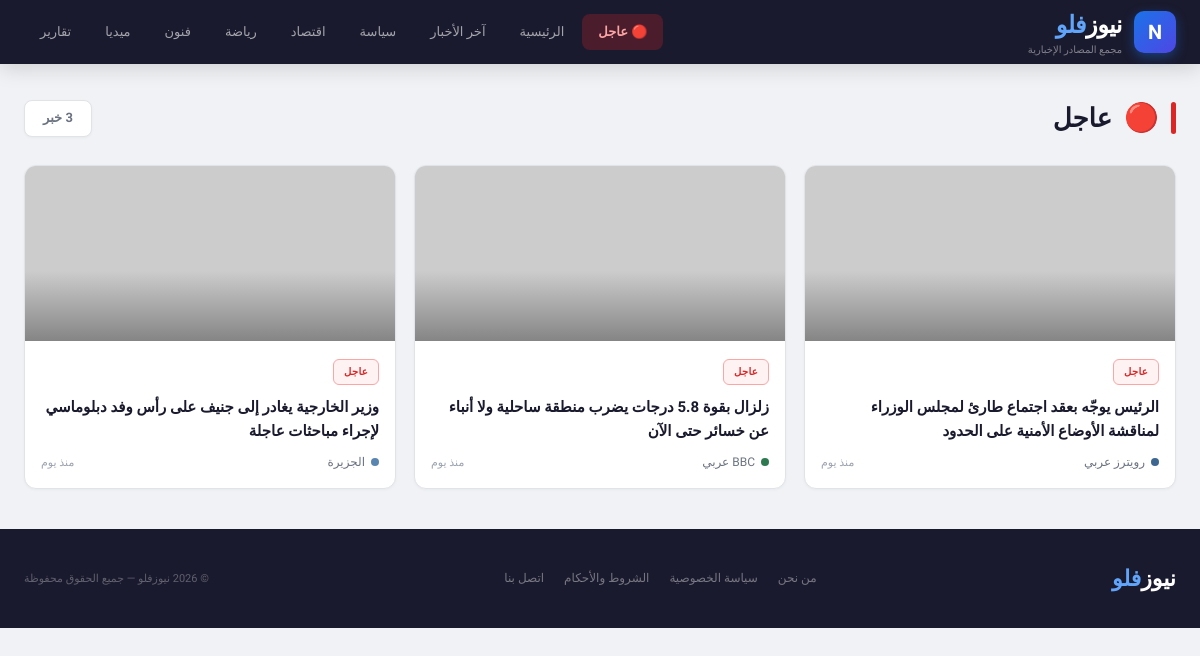
The app's page /category.php?type=breaking with its own data.
### tables this page shows
CREATE TABLE IF NOT EXISTS `articles` (
  `id` int(11) NOT NULL AUTO_INCREMENT,
  `title` varchar(500) NOT NULL,
  `slug` varchar(500) NOT NULL,
  `excerpt` text DEFAULT NULL,
  `content` longtext DEFAULT NULL,
  `image_url` varchar(500) DEFAULT NULL,
  `source_url` varchar(1000) DEFAULT NULL,
  `category_id` int(11) DEFAULT NULL,
  `source_id` int(11) DEFAULT NULL,
  `is_featured` tinyint(1) DEFAULT 0,
  `is_breaking` tinyint(1) DEFAULT 0,
  `is_hero` tinyint(1) DEFAULT 0,
  `view_count` int(11) DEFAULT 0,
  `comments` int(11) DEFAULT 0,
  `status` enum('published','draft','archived') DEFAULT 'published',
  `published_at` timestamp DEFAULT CURRENT_TIMESTAMP,
  `created_at` timestamp DEFAULT CURRENT_TIMESTAMP,
  `updated_at` timestamp DEFAULT CURRENT_TIMESTAMP ON UPDATE CURRENT_TIMESTAMP,
  PRIMARY KEY (`id`),
  KEY `category_id` (`category_id`),
  KEY `source_id` (`source_id`),
  KEY `status` (`status`),
  KEY `is_breaking` (`is_breaking`),
  KEY `is_featured` (`is_featured`),
  KEY `published_at` (`published_at`),
  CONSTRAINT `fk_article_category` FOREIGN KEY (`category_id`) REFERENCES `categories` (`id`) ON DELETE SET NULL,
  CONSTRAINT `fk_article_source` FOREIGN KEY (`source_id`) REFERENCES `sources` (`id`) ON DELETE SET NULL
);

CREATE TABLE IF NOT EXISTS `categories` (
  `id` int(11) NOT NULL AUTO_INCREMENT,
  `name` varchar(100) NOT NULL,
  `slug` varchar(100) NOT NULL,
  `icon` varchar(10) DEFAULT NULL,
  `css_class` varchar(50) DEFAULT NULL,
  `sort_order` int(11) DEFAULT 0,
  `is_active` tinyint(1) DEFAULT 1,
  `created_at` timestamp DEFAULT CURRENT_TIMESTAMP,
  PRIMARY KEY (`id`),
  UNIQUE KEY `slug` (`slug`)
);

CREATE TABLE IF NOT EXISTS `sources` (
  `id` int(11) NOT NULL AUTO_INCREMENT,
  `name` varchar(200) NOT NULL,
  `slug` varchar(200) NOT NULL,
  `logo_letter` varchar(5) DEFAULT NULL,
  `logo_color` varchar(20) DEFAULT '#5a85b0',
  `logo_bg` varchar(20) DEFAULT '#e5eef8',
  `url` varchar(500) DEFAULT NULL,
  `rss_url` varchar(500) DEFAULT NULL,
  `is_active` tinyint(1) DEFAULT 1,
  `articles_today` int(11) DEFAULT 0,
  `created_at` timestamp DEFAULT CURRENT_TIMESTAMP,
  PRIMARY KEY (`id`),
  UNIQUE KEY `slug` (`slug`)
);

### includes/functions.php (called while the page is built, shortened)
<?php
function timeAgo($datetime) {
    $now = new DateTime();
    $ago = new DateTime($datetime);
    $diff = $now->diff($ago);
    if ($diff->d == 1) return 'منذ يوم';
    return 'الآن';
}
function e($str) {
    return htmlspecialchars($str, ENT_QUOTES, 'UTF-8');
}

### category.php (the view, shortened to what this page needs)
<?php
require_once __DIR__ . '/includes/functions.php';
$slug = isset($_GET['slug']) ? trim($_GET['slug']) : '';
$type = isset($_GET['type']) ? trim($_GET['type']) : '';
$page = max(1, intval($_GET['page'] ?? 1));
$perPage = 20;
$offset = ($page - 1) * $perPage;
$db = getDB();
$articles = [];
$totalCount = 0;
$pageTitle = '';
$pageIcon = '';
$pageCss = '';
if ($type === 'breaking') {
    $pageTitle = 'عاجل';
    $pageIcon = '🔴';
    $pageCss = 'cat-breaking';
    $countStmt = $db->query("SELECT COUNT(*) FROM articles WHERE is_breaking = 1 AND status = 'published'");
    $totalCount = (int) $countStmt->fetchColumn();
    $stmt = $db->prepare("SELECT a.*, c.name as cat_name, c.slug as cat_slug, c.css_class,
                           s.name as source_name, s.logo_color
                           FROM articles a
                           LEFT JOIN categories c ON a.category_id = c.id
                           LEFT JOIN sources s ON a.source_id = s.id
                           WHERE a.is_breaking = 1 AND a.status = 'published'
                           ORDER BY a.published_at DESC LIMIT ? OFFSET ?");
    $stmt->execute([$perPage, $offset]);
    $articles = $stmt->fetchAll();
} else {
    header('Location: index.php');
    exit;
}
?><!DOCTYPE html>
<html lang="ar" dir="rtl">
<head>
</head>
<body>
<header>
  <a class="logo" href="index.php">
    <div class="logo-icon">N</div>
    <div>
      <div class="logo-text">نيوز<span>فلو</span></div>
      <div class="logo-sub">مجمع المصادر الإخبارية</div>
    </div>
  </a>
  <nav>
    <a href="category.php?type=breaking" class="breaking<?php echo $type === 'breaking' ? ' active' : ''; ?>">🔴 عاجل</a>
    <a href="index.php">الرئيسية</a>
    <a href="category.php?type=latest"<?php echo $type === 'latest' ? ' class="active"' : ''; ?>>آخر الأخبار</a>
    <a href="category.php?slug=political"<?php echo $slug === 'political' ? ' class="active"' : ''; ?>>سياسة</a>
    <a href="category.php?slug=economy"<?php echo $slug === 'economy' ? ' class="active"' : ''; ?>>اقتصاد</a>
    <a href="category.php?slug=sports"<?php echo $slug === 'sports' ? ' class="active"' : ''; ?>>رياضة</a>
    <a href="category.php?slug=arts"<?php echo $slug === 'arts' ? ' class="active"' : ''; ?>>فنون</a>
    <a href="category.php?slug=media"<?php echo $slug === 'media' ? ' class="active"' : ''; ?>>ميديا</a>
    <a href="category.php?slug=reports"<?php echo $slug === 'reports' ? ' class="active"' : ''; ?>>تقارير</a>
  </nav>
</header>
<div class="container">
  <div class="page-header">
    <div class="page-header-inner">
      <div class="page-title">
        <div class="line"<?php if ($type === 'breaking' || $slug === 'political') echo ' style="background:var(--red)"'; elseif ($slug === 'economy') echo ' style="background:var(--accent3)"'; elseif ($slug === 'sports') echo ' style="background:var(--accent)"'; elseif ($slug === 'arts') echo ' style="background:#5a3d8a"'; elseif ($slug === 'reports') echo ' style="background:var(--gold)"'; elseif ($slug === 'media') echo ' style="background:#7a3d7a"'; ?>></div>
        <span class="icon"><?php echo $pageIcon; ?></span>
        <?php echo e($pageTitle); ?>
      </div>
      <div class="page-count"><?php echo number_format($totalCount); ?> خبر</div>
    </div>
  </div>
  <?php if (empty($articles)): ?>
    <div class="empty-state">
      <div class="icon">📭</div>
      <h3>لا توجد أخبار حالياً</h3>
      <p>لم يتم العثور على أخبار في هذا التصنيف بعد.</p>
    </div>
  <?php else: ?>
    <div class="news-grid">
      <?php foreach ($articles as $article): ?>
        <a class="news-card" href="article.php?id=<?php echo (int) $article['id']; ?>">
          <div class="card-img">
            <img src="<?php echo e($article['image_url'] ?? 'https://picsum.photos/seed/cat' . $article['id'] . '/400/300'); ?>" alt="<?php echo e($article['title']); ?>">
          </div>
          <div class="card-body">
            <span class="card-cat <?php echo e($article['css_class'] ?? $pageCss); ?>"><?php echo e($article['cat_name'] ?? $pageTitle); ?></span>
            <div class="card-title"><?php echo e(mb_strlen($article['title']) > 80 ? mb_substr($article['title'], 0, 80) . '...' : $article['title']); ?></div>
            <div class="card-meta">
              <div class="card-source">
                <span class="source-dot" style="background:<?php echo e($article['logo_color'] ?? '#6b9fd4'); ?>"></span>
                <?php echo e($article['source_name'] ?? ''); ?>
              </div>
              <span class="card-time"><?php echo timeAgo($article['published_at']); ?></span>
            </div>
          </div>
        </a>
      <?php endforeach; ?>
    </div>
  <?php endif; ?>
</div>
<footer>
  <div class="footer-logo">نيوز<span>فلو</span></div>
  <div class="footer-links">
    <a href="#">من نحن</a>
    <a href="#">سياسة الخصوصية</a>
    <a href="#">الشروط والأحكام</a>
    <a href="#">اتصل بنا</a>
  </div>
  <div class="footer-copy">&copy; <?php echo date('Y'); ?> نيوزفلو &mdash; جميع الحقوق محفوظة</div>
</footer>
</body>
</html>

### category.php (style rules this page uses)
:root { --bg: #f0f2f5; --bg2: #f8f9fa; --bg3: #e4e6eb; --card: #ffffff; --border: #e0e3e8; --accent: #1a73e8; --accent2: #0d9488; --accent3: #16a34a; --red: #dc2626; --text: #1a1a2e; --muted: #6b7280; --muted2: #9ca3af; --gold: #d97706; --header-bg: #1a1a2e; }
* { margin:0; padding:0; box-sizing:border-box; }
body { font-family:'Tajawal','Segoe UI',Tahoma,Arial,sans-serif; background:var(--bg); color:var(--text); overflow-x:hidden; line-height:1.6; }
a { text-decoration:none; color:inherit; }
header { background:var(--header-bg); padding:0 24px; display:flex; align-items:center; justify-content:space-between; position:sticky; top:0; z-index:1000; height:64px; box-shadow:0 4px 20px rgba(0,0,0,.15); }
.logo { display:flex; align-items:center; gap:12px; text-decoration:none; }
.logo-icon { width:42px; height:42px; border-radius:10px; background:linear-gradient(135deg,#1a73e8,#4f46e5); display:flex; align-items:center; justify-content:center; font-size:20px; font-weight:900; color:#fff; box-shadow:0 4px 12px rgba(26,115,232,.4); }
.logo-text { font-size:24px; font-weight:900; color:#fff; letter-spacing:-0.5px; }
.logo-text span { color:#60a5fa; }
.logo-sub { font-size:10px; color:rgba(255,255,255,.45); margin-top:-3px; }
nav { display:flex; gap:2px; align-items:center; height:100%; }
nav a { padding:8px 16px; border-radius:8px; text-decoration:none; color:rgba(255,255,255,.6); font-size:13px; font-weight:500; transition:all .2s; white-space:nowrap; }
nav a.active { background:rgba(26,115,232,.25); color:#60a5fa; font-weight:700; }
nav a.breaking { background:rgba(220,38,38,.15); color:#fca5a5; animation:breakingPulse 2.5s ease infinite; }
nav a.breaking.active { background:rgba(220,38,38,.25); color:#fca5a5; }
.container { max-width:1400px; margin:0 auto; padding:0 24px; }
.page-header { padding:32px 0 24px; }
.page-header-inner { display:flex; align-items:center; justify-content:space-between; flex-wrap:wrap; gap:14px; }
.page-title { display:flex; align-items:center; gap:12px; font-size:26px; font-weight:900; }
.page-title .line { width:5px; height:32px; border-radius:3px; background:var(--accent); }
.page-title .icon { font-size:28px; }
.page-count { font-size:13px; color:var(--muted); font-weight:600; background:var(--card); border:1px solid var(--border); padding:7px 18px; border-radius:8px; box-shadow:0 1px 3px rgba(0,0,0,.04); }
.news-grid { display:grid; grid-template-columns:repeat(3,1fr); gap:18px; margin-bottom:32px; }
.news-card { background:var(--card); border:1px solid var(--border); border-radius:12px; overflow:hidden; cursor:pointer; transition:all .3s ease; text-decoration:none; color:inherit; display:block; box-shadow:0 1px 3px rgba(0,0,0,.04); }
.card-img { height:175px; overflow:hidden; position:relative; background:var(--bg3); }
.card-img::after { content:''; position:absolute; inset:0; background:linear-gradient(to bottom,transparent 60%,rgba(0,0,0,.35)); }
.card-img img { width:100%; height:100%; object-fit:cover; transition:transform .5s ease; }
.card-body { padding:16px; }
.card-cat { font-size:10px; font-weight:700; padding:4px 10px; border-radius:6px; display:inline-block; margin-bottom:10px; letter-spacing:.3px; }
.cat-breaking { background:#fef2f2; color:#dc2626; border:1px solid #fca5a5; }
.card-title { font-size:15px; font-weight:700; line-height:1.6; margin-bottom:10px; color:var(--text); }
.card-meta { display:flex; align-items:center; justify-content:space-between; }
.card-source { display:flex; align-items:center; gap:6px; font-size:12px; color:var(--muted); font-weight:500; }
.source-dot { width:8px; height:8px; border-radius:50%; }
.card-time { font-size:11px; color:var(--muted2); font-weight:500; }
footer { background:var(--header-bg); padding:32px 24px; margin-top:40px; display:flex; align-items:center; justify-content:space-between; flex-wrap:wrap; gap:16px; color:rgba(255,255,255,.5); }
.footer-logo { font-size:22px; font-weight:900; color:#fff; }
.footer-logo span { color:#60a5fa; }
.footer-links { display:flex; gap:20px; }
.footer-links a { font-size:12px; color:rgba(255,255,255,.4); text-decoration:none; transition:color .2s; }
.footer-copy { font-size:11px; color:rgba(255,255,255,.3); }

### records on screen
articles: category.name "عاجل", title "الرئيس يوجّه بعقد اجتماع طارئ لمجلس الوزراء لمناقشة الأوضاع الأمنية على الحدود", source.name "رويترز عربي", published_at "منذ يوم"
articles: category.name "عاجل", title "زلزال بقوة 5.8 درجات يضرب منطقة ساحلية ولا أنباء عن خسائر حتى الآن", source.name "BBC عربي", published_at "منذ يوم"
articles: category.name "عاجل", title "وزير الخارجية يغادر إلى جنيف على رأس وفد دبلوماسي لإجراء مباحثات عاجلة", source.name "الجزيرة", published_at "منذ يوم"

### other values on screen
$pageIcon "🔴"
$pageTitle "عاجل"
